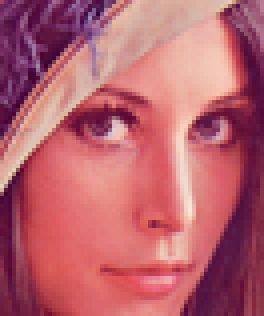
#> input picture hoc-ki-7/xu-ly-anh/bai-tap-nhom_tim-hieu-ve-loc-tan-so/Final/image/lenna_2.png, 66 x 79 px (shown 4 times larger)
$ python 'apply_filter_with_dft2d_(not_work).py'
#> lines starting #> are read from the running program, lines starting #| are printed output that depends on the picture
### hoc-ki-7/xu-ly-anh/bai-tap-nhom_tim-hieu-ve-loc-tan-so/Final/Final_code/DFT_base.py
import numpy as np
import matplotlib.pyplot as plt
import cv2
import cmath

# Định nghĩa hàm biến đổi DFT
# [30 lines left out: functions dft_1d, idft_1d, not called in this run]


def dft_2d(img):
    """
    Custom implementation of 2D Discrete Fourier Transform.

    Args:
        img: A 2D numpy array representing the image.

    Returns:
        The 2D Fourier Transform of the image.
    """

    M, N = img.shape
    F = np.zeros((M, N), dtype=complex)

    for u in range(M):
        for v in range(N):
            sum = 0
            for x in range(M):
                for y in range(N):
                    # Calculate the exponential term
                    exp_term = np.exp(-2j * np.pi * (u * x / M + v * y / N))
                    # Add the contribution of each pixel
                    sum += img[x, y] * exp_term
            # Store the result at frequency (u, v)
            F[u, v] = sum
    return F


# [31 lines left out: functions idft_2d, fft_shift, my_abs, not called in this run]

### hoc-ki-7/xu-ly-anh/bai-tap-nhom_tim-hieu-ve-loc-tan-so/Final/Final_code/apply_filter_with_dft2d_(not_work).py
from DFT_base import *
from Filters import *

if __name__ == "__main__":
    #Pre-config
    np.set_printoptions(precision=2)

    # Đọc ảnh
    image = cv2.imread("../image/lenna_2.png", cv2.IMREAD_GRAYSCALE)
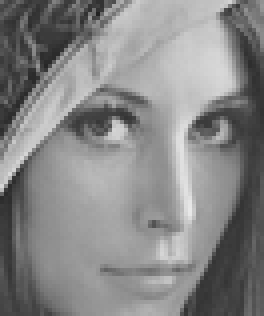
#> image: shape (79, 66) (shown 4 times larger); min 34, max 232, mean 134.5
    # image = cv2.resize(src=image, dsize=(50, 50))

    # Chuyển các pixel của ảnh vào mảng 2 chiều f
    f = np.asarray(image)


    M, N = np.shape(f)  # Chiều x và y của ảnh
#> M = 79; N = 66
    # print(M, N)
    # M, N = 4, 4


    # Bước 1: Chuyển ảnh từ kích thước MxN vào ảnh PxQ với P= 2M và Q =2N
    P, Q = 2 * M, 2 * N
#> P = 158; Q = 132
    shape = np.shape(f)
#> shape = (79, 66)

    # Chuyển ảnh PxQ vào mảng fp
    f_xy_p = np.zeros((P, Q))
    f_xy_p[:shape[0], :shape[1]] = f
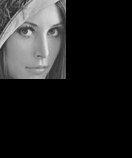
#> f_xy_p: shape (158, 132) float64; min 0, max 232, mean 33.6

    # Bước 2: Nhân ảnh fp(x,y) với (-1) mũ (x+y) để tạo ảnh mới
    # Kết quả nhân lưu vào ma trận ảnh fpc
    F_xy_p = np.zeros((P, Q))
    for x in range(P):
        for y in range(Q):
            F_xy_p[x, y] = f_xy_p[x, y] * np.power(-1, x + y)
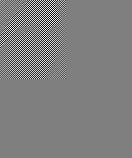
#> F_xy_p: shape (158, 132) float64; min -232, max 231, mean 0; drawn with min black and max white

    # Bước 3: Chuyển đổi ảnh Fpc sang miền tần số (DFT)
    dft_image = dft_2d(F_xy_p)
#> (the run stopped early here; a loop or call above may not have finished)
